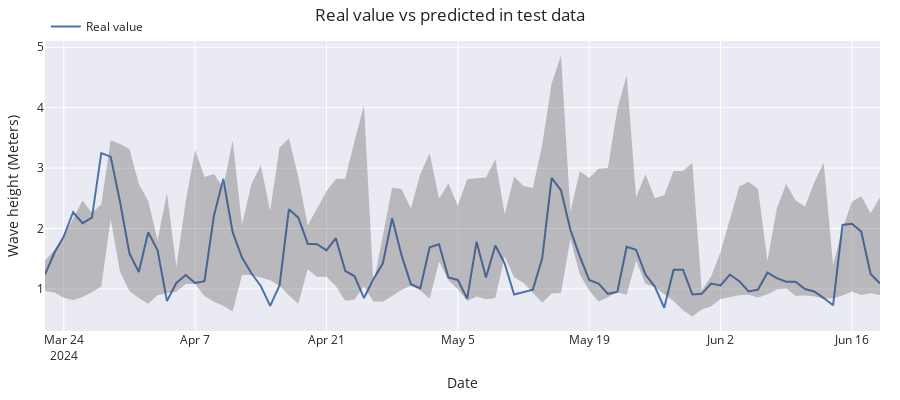

The notebook cell this image was saved under:
### Code cell
# Plot
# ==============================================================================
fig = go.Figure([
    go.Scatter(name='Real value', x=df_test.index, y=df_test['wave_height'], mode='lines'),
    go.Scatter(
        name='Upper Bound', x=predictions_q90.index, y=predictions_q90['pred'],
        mode='lines', marker=dict(color="#444"), line=dict(width=0), showlegend=False
    ),
    go.Scatter(
        name='Lower Bound', x=predictions_q10.index, y=predictions_q10['pred'],
        marker=dict(color="#444"), line=dict(width=0), mode='lines',
        fillcolor='rgba(68, 68, 68, 0.3)', fill='tonexty', showlegend=False
    )
])
fig.update_layout(
    title="Real value vs predicted in test data",
    xaxis_title="Date",
    yaxis_title="Wave height (Meters)",
    width=900,
    height=400,
    margin=dict(l=20, r=20, t=35, b=20),
    hovermode="x",
    legend=dict(
        orientation="h",
        yanchor="top",
        y=1.1,
        xanchor="left",
        x=0.001
    )
)
fig.show()
